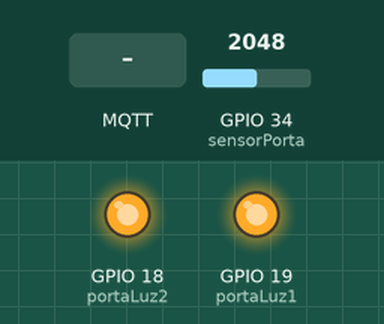
The sketch below on a simulated ESP32. On the bench: output pins drawn as LEDs (lit = HIGH). Inputs (shaded band) come from the test bench; at power-on: GPIO 34 (sensorPorta) = 2048. WiFi joins after 1.5 s; servers stay silent unless stated; no MQTT or app messages arrive unless stated; what the sketch prints to the serial monitor is not drawn.

Above: at 2.7 s.
2.8 s: MQTT message "DesligaLuz1" arrives on the first subscribed topic
At 4.7 s:
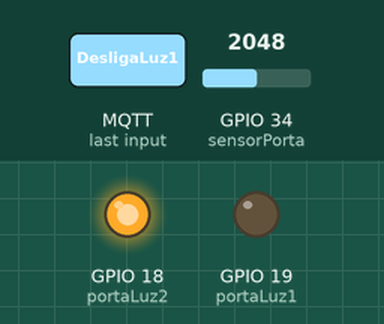
5.0 s: MQTT message "DesligaLuz2" arrives on the first subscribed topic
At 6.5 s:
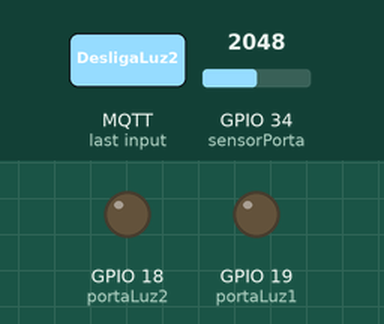
7.0 s: MQTT message "LigaLuz1" arrives on the first subscribed topic
At 8.1 s:
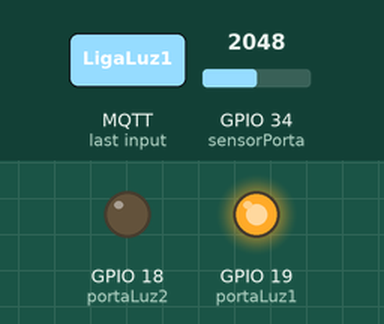
11.0 s: MQTT message "LigaLuz2" arrives on the first subscribed topic
At 12.3 s:
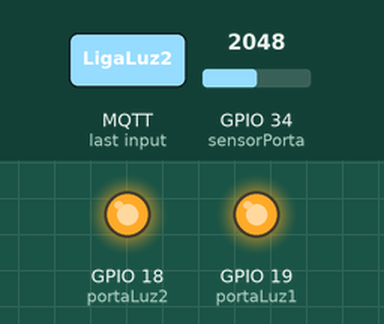
Timing chart, 0 to 14.0 s (numbered marks = the images above; inputs shaded):
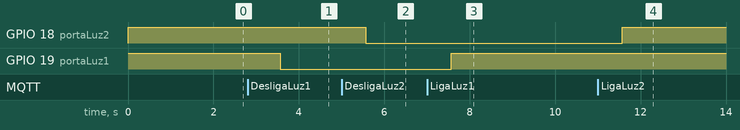

The sketch:

mod01.ino
```cpp
#include <WiFi.h> // Importa a Biblioteca ESP8266WiFi
#include <PubSubClient.h> // Importa a Biblioteca PubSubClient


// WIFI
const char* SSID = "Repeat"; // SSID / nome da rede WI-FI que deseja se conectar
const char* PASSWORD = "12345679@Repeat"; // Senha da rede WI-FI que deseja se conectar


// MQTT
const char* BROKER_MQTT = "m12.cloudmqtt.com";
int BROKER_PORT = 10858; // Porta do Broker MQTT
const char* mqttUser = "niwveled";    //user
const char* mqttPassword = "Jhkots1UqEvF";  //password

#define TOPICO_SUBSCRIBE "atuadores"     //tópico MQTT de escuta
#define TOPICO_PUBLISH   "sensores/porta"    //tópico MQTT de envio de informações para Broker
#define ID_MQTT  "camadaCoisas1"     //id mqtt (para identificação de sessão)


//Variáveis e objetos globais
WiFiClient espClient; // Cria o objeto espClient
PubSubClient MQTT(espClient); // Instancia o Cliente MQTT passando o objeto espClient

char EstadoSaida1 = '0';  //variável que armazena o estado atual da saída da luz 1
char EstadoSaida2 = '0';  //variável que armazena o estado atual da saída da luz 1
char EstadoPorta = '0'; //variável que armazena o estado atual do sensor da porta

const int portaLuz1 = GPIO_NUM_19; //porta/pino da luz 1
const int portaLuz2 = GPIO_NUM_18; //porta/pino da luz 2
const int sensorPorta = GPIO_NUM_34; //porta/pino do sensor de porta

String valorSP_str;
char valorSP[4];

//Declaração das Funções
void initSerial();
void initWiFi();
void initMQTT();
void reconectWiFi();
void mqtt_callback(char* topic, byte* payload, unsigned int length);
void VerificaConexoesWiFIEMQTT(void);
void InitOutput(void);

/*
 *  Implementações das funções
 */
void setup()
{
    //inicializações:
    InitOutput();
    initSerial();
    initWiFi();
    initMQTT();
    int sensor = analogRead(sensorPorta);
    verificaEstadoPorta(sensor);
}

//Função: inicializa comunicação serial com baudrate 115200 (para fins de monitorar no terminal serial
//        o que está acontecendo.
//Parâmetros: nenhum
//Retorno: nenhum
void initSerial()
{
    Serial.begin(115200);
}

//Função: inicializa e conecta-se na rede WI-FI desejada
//Parâmetros: nenhum
//Retorno: nenhum
void initWiFi()
{
    delay(10);
    Serial.println("------Conexao WI-FI------");
    Serial.print("Conectando-se na rede: ");
    Serial.println(SSID);
    Serial.println("Aguarde");

    reconectWiFi();
}

//Função: inicializa parâmetros de conexão MQTT(endereço do
//        broker, porta e seta função de callback)
//Parâmetros: nenhum
//Retorno: nenhum
void initMQTT()
{
    MQTT.setServer(BROKER_MQTT, BROKER_PORT);   //informa qual broker e porta deve ser conectado
    MQTT.setCallback(mqtt_callback);            //atribui função de callback (função chamada quando qualquer informação de um dos tópicos subescritos chega)
}

//Função: função de callback
//        esta função é chamada toda vez que uma informação de
//        um dos tópicos subescritos chega)
//Parâmetros: nenhum
//Retorno: nenhum
void mqtt_callback(char* topic, byte* payload, unsigned int length)
{
    String msg;

    //obtem a string do payload recebido
    for(int i = 0; i < length; i++)
    {
       char c = (char)payload[i];
       msg += c;
    }

    //toma ação dependendo da string recebida:
    //verifica se deve colocar nivel alto de tensão na saída da luz 1:
    //IMPORTANTE: o Led já contido na placa é acionado com lógica invertida (ou seja,
    //enviar HIGH para o output faz o Led apagar / enviar LOW faz o Led acender)
    if (msg.equals("DesligaLuz1") && EstadoSaida1 == '0')
    {
        digitalWrite(portaLuz1, LOW);
        EstadoSaida1 = '1';
        //EnviaEstadoOutputMQTT();
    }

    //verifica se deve colocar nivel alto de tensão na saída da luz 1:
    if (msg.equals("LigaLuz1") && EstadoSaida1 == '1')
    {
        digitalWrite(portaLuz1, HIGH);
        EstadoSaida1 = '0';
        //EnviaEstadoOutputMQTT();
    }

    //verifica se deve colocar nivel baixo de tensão na saída da luz 1:
    if (msg.equals("DesligaLuz2") && EstadoSaida2 == '0')
    {
        digitalWrite(portaLuz2, LOW);
        EstadoSaida2 = '1';
        //EnviaEstadoOutputMQTT();
    }

    //verifica se deve colocar nivel alto de tensão na saída da luz 1:
    if (msg.equals("LigaLuz2") && EstadoSaida2 == '1')
    {
        digitalWrite(portaLuz2, HIGH);
        EstadoSaida2 = '0';
        //EnviaEstadoOutputMQTT();
    }

}

//Função: reconecta-se ao broker MQTT (caso ainda não esteja conectado ou em caso de a conexão cair)
//        em caso de sucesso na conexão ou reconexão, o subscribe dos tópicos é refeito.
//Parâmetros: nenhum
//Retorno: nenhum
void reconnectMQTT()
{
    while (!MQTT.connected())
    {
        Serial.print("* Tentando se conectar ao Broker MQTT: ");
        Serial.println(BROKER_MQTT);
        if (MQTT.connect(ID_MQTT, mqttUser, mqttPassword))
        {
            Serial.println("Conectado com sucesso ao broker MQTT!");
            MQTT.subscribe(TOPICO_SUBSCRIBE);
        }
        else
        {
            Serial.println("Falha ao reconectar no broker.");
            Serial.println("Havera nova tentatica de conexao em 2s");
            delay(2000);
        }
    }
}

//Função: reconecta-se ao WiFi
//Parâmetros: nenhum
//Retorno: nenhum
void reconectWiFi()
{
    //se já está conectado a rede WI-FI, nada é feito.
    //Caso contrário, são efetuadas tentativas de conexão
    if (WiFi.status() == WL_CONNECTED)
        return;

    WiFi.begin(SSID, PASSWORD); // Conecta na rede WI-FI

    while (WiFi.status() != WL_CONNECTED)
    {
        delay(100);
        Serial.print(".");
    }

    Serial.println();
    Serial.print("Conectado com sucesso na rede ");
    Serial.print(SSID);
    Serial.println("\nIP obtido: ");
    Serial.println(WiFi.localIP());
}

//Função: verifica o estado das conexões WiFI e ao broker MQTT.
//        Em caso de desconexão (qualquer uma das duas), a conexão
//        é refeita.
//Parâmetros: nenhum
//Retorno: nenhum
void VerificaConexoesWiFIEMQTT(void)
{
    if (!MQTT.connected())
        reconnectMQTT(); //se não há conexão com o Broker, a conexão é refeita

     reconectWiFi(); //se não há conexão com o WiFI, a conexão é refeita
}

//Função: envia ao Broker o estado atual do output
//Parâmetros: nenhum
//Retorno: nenhum
void EnviaEstadoOutputMQTT(void)
{
    if (EstadoSaida1 == '0')
      MQTT.publish(TOPICO_PUBLISH, "LedsLigados");

    if (EstadoSaida1 == '1')
      MQTT.publish(TOPICO_PUBLISH, "LedsDesligados");

    Serial.println("- Estado da saida enviado ao broker!");
    //delay(1000);
}

//Função: inicializa o output em nível lógico baixo
//Parâmetros: nenhum
//Retorno: nenhum
void InitOutput(void)
{
    //IMPORTANTE: o Led já contido na placa é acionado com lógica invertida (ou seja,
    //enviar HIGH para o output faz o Led apagar / enviar LOW faz o Led acender)
    pinMode(portaLuz1, OUTPUT);
    digitalWrite(portaLuz1, HIGH);
    pinMode(portaLuz2, OUTPUT);
    digitalWrite(portaLuz2, HIGH);
    pinMode(sensorPorta, INPUT);
}

//verifica o estado inicial do sensor de porta (ao ligar o esp32)
void verificaEstadoPorta(int sensor){
  Serial.println("Estado Inicial do Sensor de Porta:");
  if (sensor > 0){
    EstadoPorta = '0';
    Serial.println("Fechada");
  }
  else {
    EstadoPorta = '1';
    Serial.println("Aberta");
  }
}

void eventoSensorPorta(){

    int sensor = analogRead(sensorPorta);

    if (sensor == 0 && EstadoPorta == '0'){
      Serial.println("Valor do Sensor de Porta: A Porta foi aberta.");
      Serial.println(sensor);

      //publica o evento da porta ter sido aberta
      valorSP_str = String(sensor); //converting ftemp (the float variable above) to a string
      valorSP_str.toCharArray(valorSP, valorSP_str.length() + 1); //packaging up the data to publish to mqtt whoa...

      MQTT.publish(TOPICO_PUBLISH, valorSP);

      EstadoPorta = '1';
    }

    if (sensor > 0 && EstadoPorta != '0'){
      Serial.println("Valor do Sensor de Porta: A Porta foi fechada.");
      Serial.println(sensor);

      //publica o evento da porta ter sido fechada
      valorSP_str = String(sensor); //converting ftemp (the float variable above) to a string
      valorSP_str.toCharArray(valorSP, valorSP_str.length() + 1); //packaging up the data to publish to mqtt whoa...

      MQTT.publish(TOPICO_PUBLISH, valorSP);

      EstadoPorta = '0';
    }
  delay(1000);
}

//programa principal
void loop()
{

    //verifica periodicamente se houve variação no sensor da porta (se ela foi fechada ou aberta)
    eventoSensorPorta();

    //garante funcionamento das conexões WiFi e ao broker MQTT
    VerificaConexoesWiFIEMQTT();

    //envia o status de todos os outputs para o Broker no protocolo esperado
    //EnviaEstadoOutputMQTT();

    //keep-alive da comunicação com broker MQTT
    MQTT.loop();
}
```

Measured:
- after the input at 2.8 s, GPIO 19 (portaLuz1): HIGH → LOW after 0.77 s
- after the input at 5.0 s, GPIO 18 (portaLuz2): HIGH → LOW after 0.57 s
- after the input at 7.0 s, GPIO 19 (portaLuz1): LOW → HIGH after 0.57 s
- after the input at 11.0 s, GPIO 18 (portaLuz2): LOW → HIGH after 0.57 s
